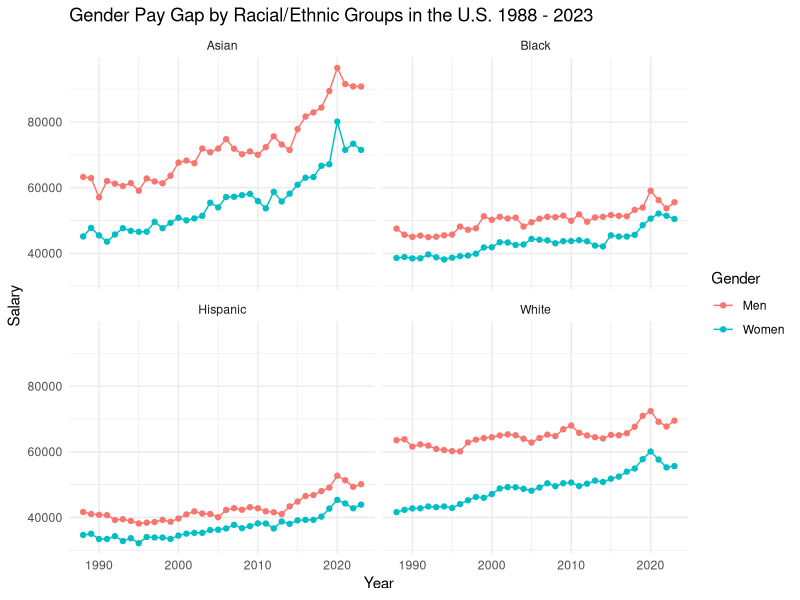
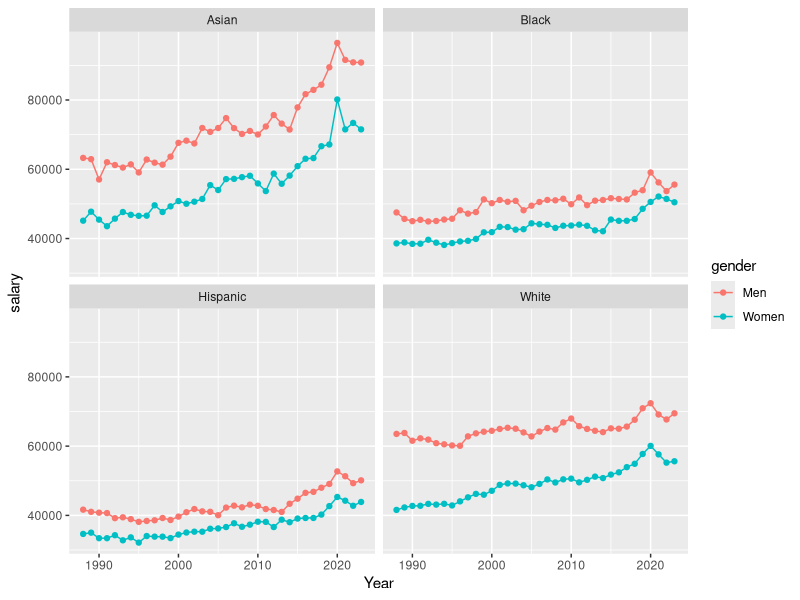
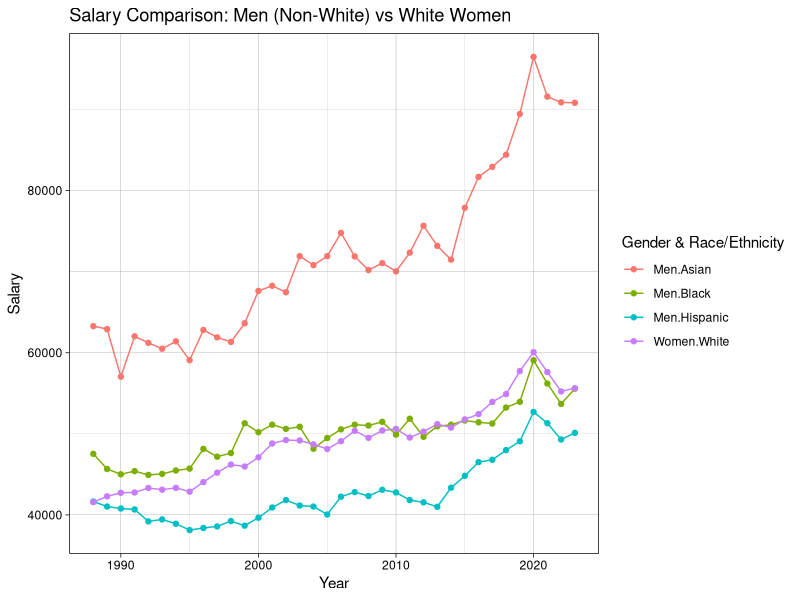
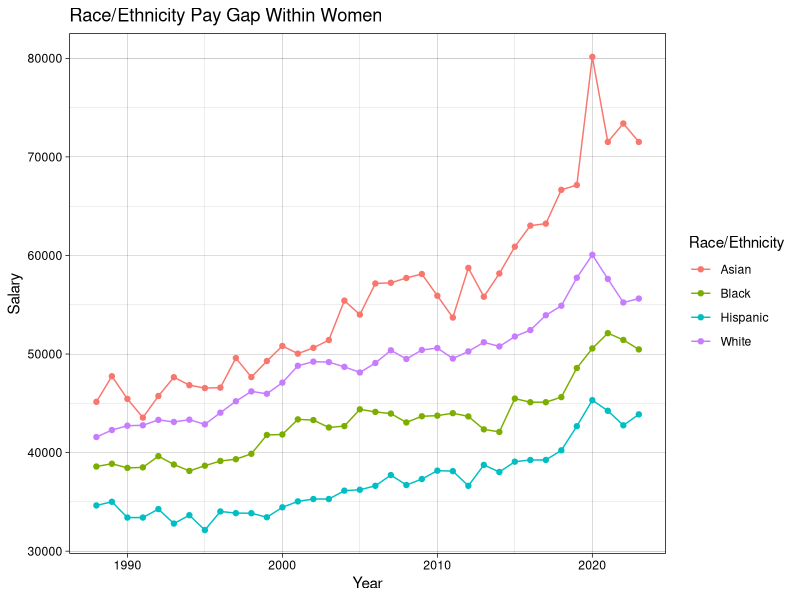
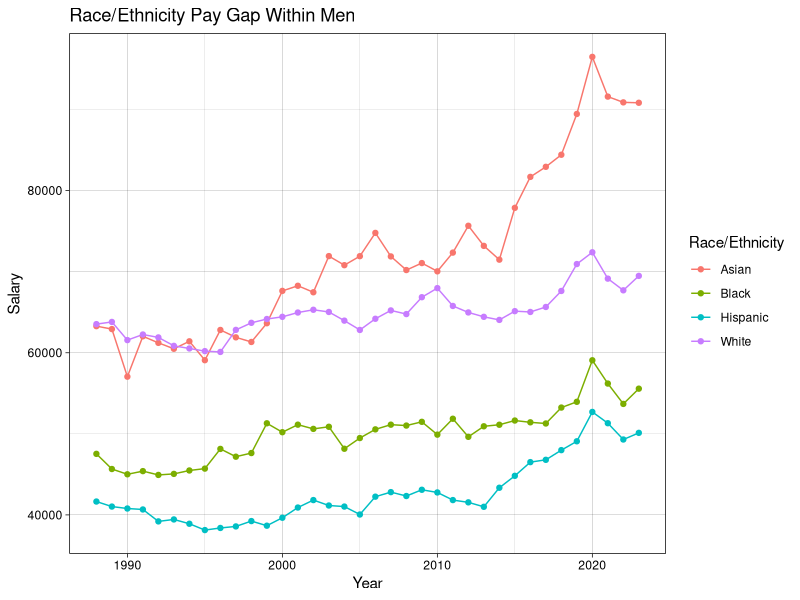
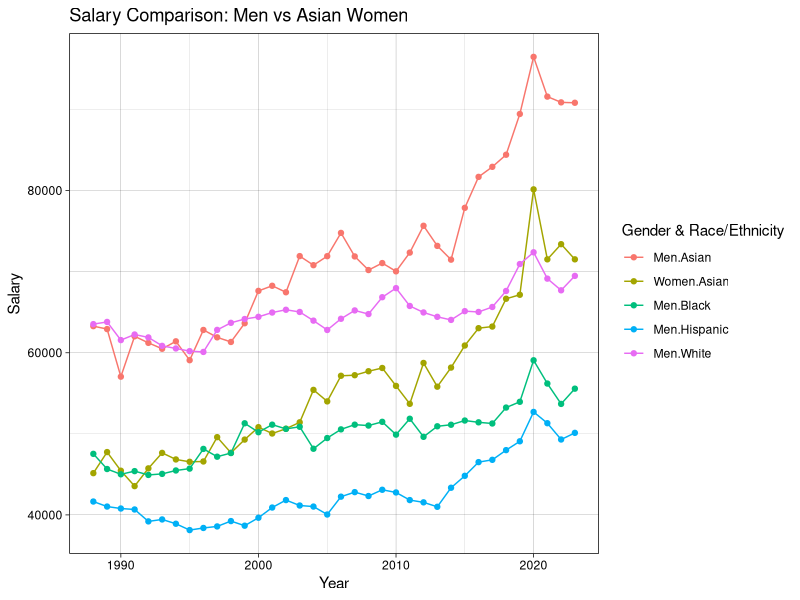

Generate these figures, in order, with R:
## ---- chunk 1
library(tidyverse)
salarydata <- read.csv("../../salary_bras.csv")

#To clean and transform the data for better use

salarydata <- gather(
  salarydata,
  group,
  salary,
  Asian.Men:White.Women,
  factor_key = TRUE
)


salarydata$ethnicity <- str_split_i(
  salarydata$group,
  "\\.",
  1
)

salarydata$gender <- str_split_i(
  salarydata$group,
  "\\.",
  2
)

#To filter a data set without the total values

salary_data_filter <- salarydata |> filter(ethnicity != "Total")

#To create a graph that shows how are women and man pay across racial groups

 ggplot(salary_data_filter, mapping = aes (x = Year, y = salary, group = gender,
                                   color = gender)) +
   geom_line()+
   geom_point()+
   facet_wrap(~ethnicity) +
   labs(title = "Gender Pay Gap by Racial/Ethnic Groups in the U.S. 1988 - 2023",
        y = "Salary",
        x = "Year", color = "Gender")+
   theme_minimal()

ggplot(salary_data_filter, mapping = aes( x= Year, y = salary,
                                          color=gender))+
  geom_line()+
  geom_point()+
  facet_wrap(~ethnicity)

# To create a filter of Non White Males vs White women 

salarydata_whitewomen <- salary_data_filter |> filter((
  gender == "Men" & ethnicity != "White") | (
    gender == "Women" & ethnicity == "White"))

# The creation of the plot of the comparison

ggplot(salarydata_whitewomen, aes(
  x=Year, y=salary, color = interaction(gender, ethnicity)))+
  geom_line()+
  geom_point()+
  labs(title = "Salary Comparison: Men (Non-White) vs White Women", x = "Year",
       y = "Salary", color = "Gender & Race/Ethnicity")+
  theme_linedraw()

#To create a filter of Women only

salarydata_women <- salary_data_filter |> filter(gender == "Women")
#salarydata_women

#To create a filter of Men only

salarydata_men <- salary_data_filter |> filter(gender == "Men")
#salarydata_men

#To create a plot for women pay gap across groups 

ggplot(salarydata_women, aes(
  x = Year, y = salary, color = ethnicity))+
  geom_line()+
  geom_point()+
  labs(title ="Race/Ethnicity Pay Gap Within Women", x = "Year", y = "Salary",
       color = "Race/Ethnicity")+
  theme_linedraw()

#To make a graph to show the pay gap within men 

ggplot(salarydata_men, aes(
  x = Year, y = salary, color = ethnicity))+
  geom_line()+
  geom_point()+
  labs(title ="Race/Ethnicity Pay Gap Within Men", x = "Year", y = "Salary",
       color = "Race/Ethnicity")+
  theme_linedraw()


# To create a filter of Men vs Asian women 

salarydata_asianwomen <- salary_data_filter |> filter((
  gender == "Men") | (
    gender == "Women" & ethnicity == "Asian"))

# The creation of the plot of the comparison

ggplot(salarydata_asianwomen, aes(
  x=Year, y=salary, color = interaction(gender, ethnicity)))+
  geom_line()+
  geom_point()+
  labs(title = "Salary Comparison: Men vs Asian Women", x = "Year",
       y = "Salary", color = "Gender & Race/Ethnicity")+
  theme_linedraw()
  
